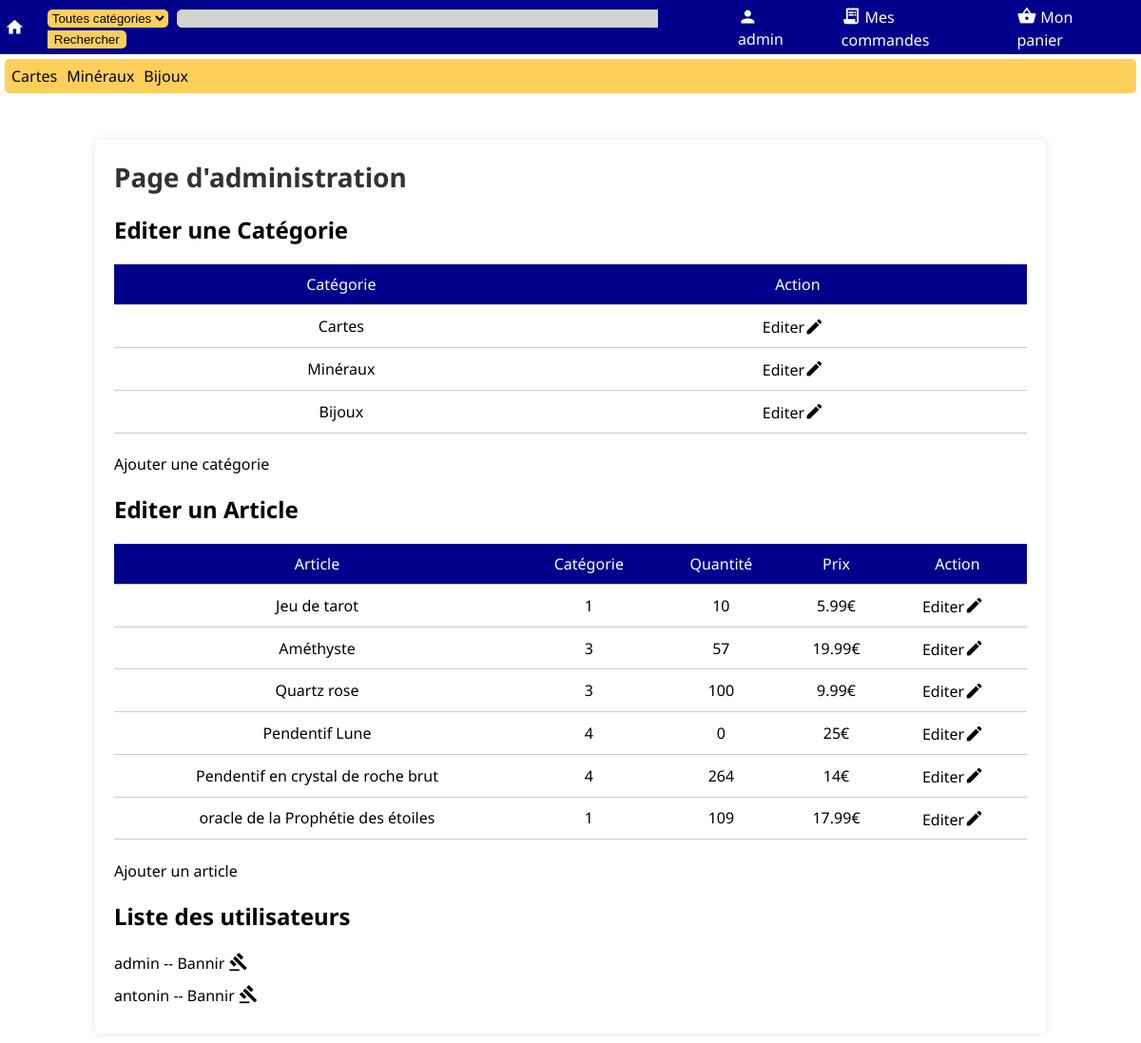
The app's page /admin.php (signed in), older data.
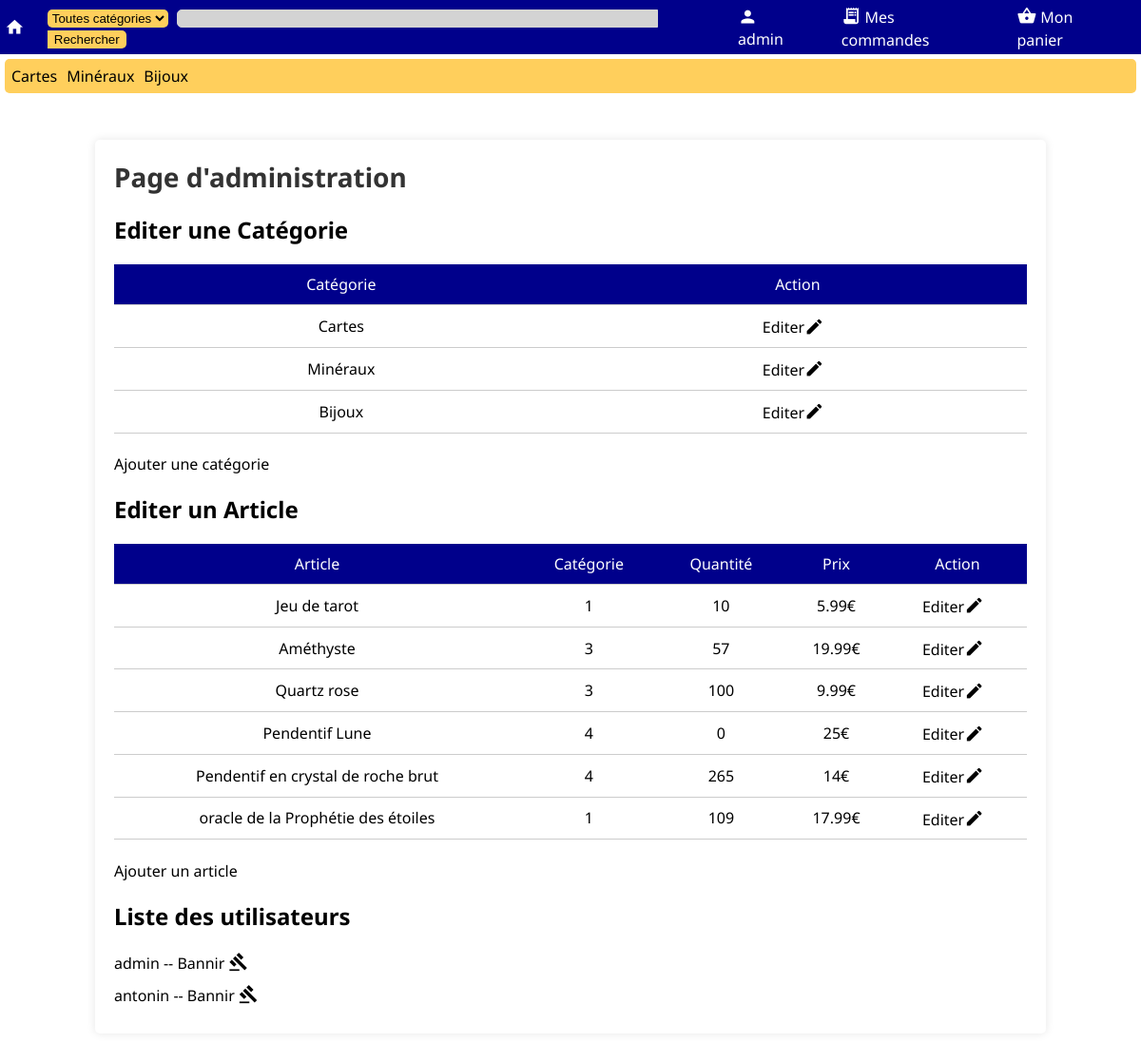
The same page, newer data.
### tables this page shows
CREATE TABLE Categories (
    idCat INTEGER PRIMARY KEY AUTOINCREMENT,
    titre TEXT NOT NULL,
    b64img TEXT NOT NULL
, mime);

CREATE TABLE Articles (
    idProd INTEGER PRIMARY KEY AUTOINCREMENT,
    nom TEXT NOT NULL,
    quantite INTEGER NOT NULL,
    prix REAL NOT NULL,
    description TEXT NOT NULL,
    b64img TEXT,
    idCat INTEGER NOT NULL, mime TEXT,
    FOREIGN KEY (idCat) REFERENCES Categories (idCat)
);

CREATE TABLE Utilisateurs (
    idUser INTEGER PRIMARY KEY AUTOINCREMENT,
    username TEXT NOT NULL,
    mail TEXT NOT NULL,
    password TEXT NOT NULL
, droits INTEGER);

### admin.php (the view, shortened to what this page needs)
<?php
$db = new MyDB();
?>
<!DOCTYPE html>
<html>
<head>
	<link rel="stylesheet" type="text/css" href="res/admin.css">
	<link rel="stylesheet" type="text/css" href="res/font.css">
<?php
include('nav.php');
?>
	<div class="container">
		<h1>Page d'administration</h1>
        <h2>Editer une Catégorie</h2>
		<table>
			<thead>
				<tr>
					<th>Catégorie</th>
					<th>Action</th>
				</tr>
			</thead>
			<tbody>
<?php
$categories = $db->query("SELECT * FROM Categories;");
while ($donnees=$categories->fetchArray()) {
    echo '<tr>';
    echo '<td>'.$donnees['titre'].'</td>';
    echo '<td>';
    echo '<a class="admin_link" href="edit_cat.php?id='.$donnees['idCat'].'">';
    echo '<span class="edit_text">Editer</span>';
    echo '<span class="material-icons" style="display: inline-block; vertical-align: middle;">edit</span>';
    echo '</a>';
    echo '</td>';
    echo '</tr>';
}
?>
			</tbody>
		</table>
        <a class="admin_link edit_text" href="edit_cat.php">Ajouter une catégorie</a>
		<h2>Editer un Article</h2>
		<table>
			<thead>
				<tr>
					<th>Article</th>
					<th>Catégorie</th>
					<th>Quantité</th>
					<th>Prix</th>
					<th>Action</th>
				</tr>
			</thead>
			<tbody>
<?php
$articles = $db->query("SELECT * FROM Articles");
while ($donnees=$articles->fetchArray()) {
    echo '<tr>';
    echo '<td>'.$donnees['nom'].'</td>';
    echo '<td>'.$donnees['idCat'].'</td>';
    echo '<td>'.$donnees['quantite'].'</td>';
    echo '<td>'.$donnees['prix'].'€</td>';
    echo '<td>';
    echo '<a class="admin_link" href="edit_article.php?id='.$donnees['idProd'].'">';
    echo '<span class="edit_text">Editer</span>';
    echo '<span class="material-icons" style="display: inline-block; vertical-align: middle;">edit</span>';
    echo '</a>';
    echo '</td>';
    echo '</tr>';
}
?>
			</tbody>
		</table>
        <a class="admin_link edit_text" href="edit_article.php">Ajouter un article</a>
		<h2>Liste des utilisateurs</h2>
		<ul>
<?php
$users = $db->query("SELECT * FROM Utilisateurs");
while ($donnees=$users->fetchArray()) {
    echo '<li>';
    echo '<a class="admin_link" href="ban_user.php?id='.$donnees['idUser'].'">';
    echo '<span style="vertical-align: middle;">'.$donnees['username'].' -- </span>';
    echo '<span class="edit_text">Bannir </span>';
    echo '<span class="material-icons" style="display: inline-block; vertical-align: middle;">gavel</span>';
    echo '</a>';
    echo '</li>';
}
?>
		</ul>
	</div>
</body>
</html>

### nav.php (shortened to what this page needs)
<link rel="stylesheet" href="res/nav.css">
</head>
<body>
<nav>
    <div class='topbar'>
        <a class='logo' href='index.php'>
            <span class="material-icons">home</span>
        </a>
        <form method='GET' action='search.php' class='form_bar'>
            <select name="cat" class="sel_cat">
                <option value="0">Toutes catégories</option>
<?php
$db_nav = new MyDB();
?>
            </select>
            <input type='text' class='searchbar' name='query' <?php echo isset($_GET['query']) ? 'value="'.$_GET['query'].'"' : '';?>><input type='submit' class='submitsearch' value='Rechercher'>
        </form>
        <a class='bar_elt' href='login.php'>
        <span class="material-icons">person</span><span class='valign-link'><?php echo isset($_SESSION['username']) ? $_SESSION['username'] : "Mon compte"; ?></span>
        </a>
        <a class='bar_elt' href='command.php'>
            <span class="material-icons">receipt_long</span><span class='valign-link'>Mes commandes</span>
        </a>
        <a class='bar_elt' href='panier.php'>
            <span class="material-icons">shopping_basket</span><span class='valign-link'>Mon panier</span>
        </a>
    </div>
    <div class='cat_bar'>
<?php
$req_nav = 'SELECT * FROM Categories';
$reponse_nav = $db_nav->query($req_nav);
while ($donnees=$reponse_nav->fetchArray())
{
    echo '<a href="search.php?cat='.$donnees['idCat'].'" class="item_cat_bar">'.$donnees['titre'].'</a>';
}
?>
    </div>
</nav>

### res/admin.css (style rules this page uses)
body { margin: 10px; }
.container { margin: 0 auto; padding: 20px; max-width: 960px; background-color: #fff; box-shadow: 0 0 10px rgba(0,0,0,.1); border-radius: 5px; margin-top: 5%; }
h1 { margin-top: 0; margin-bottom: 20px; font-size: 28px; color: #333; }
table { width: 100%; border-collapse: collapse; margin-bottom: 20px; }
th, td { padding: 10px; text-align: center; border-bottom: 1px solid #ccc; }
th { background-color: darkblue; color: #fff; font-weight: normal; text-align: center; }
td:last-child { text-align: center; }
.admin_link { text-decoration: none; color: black; vertical-align: center; margin-right: 5px; }
.edit_text { vertical-align: middle; }
ul { list-style: none; padding: 0; margin: 0; }
li { margin-bottom: 10px; }

### res/nav.css (style rules this page uses)
nav { margin: -10px; }
.searchbar { border: 1px solid lightgray; border-radius: 5px 0 0 5px; margin-right: 0; background-color: lightgray; width: 500px; }
.topbar { padding: 5px; background-color: darkblue; display: flex; flex-direction: flex; justify-content: center; align-items: center; }
.cat_bar { background-color: #ffcf5c; margin: 5px; border-radius: 5px; padding: 7px; }
.item_cat_bar { color: black; text-decoration: none; width: 10px; margin-right: 10px; }
.submitsearch { margin-left: 0; background-color: #ffcf5c; border: 1px solid transparent; border-radius: 0 5px 5px 0; }
.sel_cat { background-color: #ffcf5c; border: 1px solid transparent; border-radius: 5px 5px 5px 5px; margin-right: 5px; }
.logo { color: white; text-decoration: none; }
.form_bar { display: inline-block; margin-left: 20px; margin-right: 20px; }
.bar_elt { color: white; margin-left: 20px; margin-right: 20px; align-items: center; text-decoration: none; }
.material-icons { vertical-align: middle; margin-right: 4px; font-size: 1.3em; }
.valign-link { vertical-align: middle; text-decoration: none; }

Row changes from the older to the newer data that the page shows:
changed articles "Pendentif en crystal de roche brut": quantite "264" → "265"
